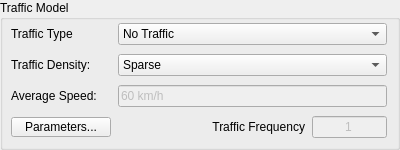
         <widget class="QGroupBox" name="groupBox_3">
          <property name="sizePolicy">
           <sizepolicy hsizetype="Preferred" vsizetype="Fixed">
            <horstretch>0</horstretch>
            <verstretch>0</verstretch>
           </sizepolicy>
          </property>
          <property name="minimumSize">
           <size>
            <width>0</width>
            <height>146</height>
           </size>
          </property>
          <property name="title">
           <string>Traffic Model</string>
          </property>
          <widget class="QWidget" name="gridLayoutWidget_2">
           <property name="geometry">
            <rect>
             <x>10</x>
             <y>20</y>
             <width>381</width>
             <height>121</height>
            </rect>
           </property>
           <layout class="QGridLayout" name="gridLayout_3">
            <property name="sizeConstraint">
             <enum>QLayout::SetDefaultConstraint</enum>
            </property>
            <property name="verticalSpacing">
             <number>6</number>
            </property>
            <item row="1" column="0">
             <widget class="QLabel" name="label_13">
              <property name="sizePolicy">
               <sizepolicy hsizetype="Preferred" vsizetype="Minimum">
                <horstretch>0</horstretch>
                <verstretch>0</verstretch>
               </sizepolicy>
              </property>
              <property name="minimumSize">
               <size>
                <width>100</width>
                <height>0</height>
               </size>
              </property>
              <property name="maximumSize">
               <size>
                <width>100</width>
                <height>16777215</height>
               </size>
              </property>
              <property name="text">
               <string>Traffic Density:</string>
              </property>
             </widget>
            </item>
            <item row="0" column="0">
             <widget class="QLabel" name="label_10">
              <property name="maximumSize">
               <size>
                <width>100</width>
                <height>16777215</height>
               </size>
              </property>
              <property name="text">
               <string>Traffic Type</string>
              </property>
             </widget>
            </item>
            <item row="2" column="0">
             <widget class="QLabel" name="label_14">
              <property name="maximumSize">
               <size>
                <width>100</width>
                <height>16777215</height>
               </size>
              </property>
              <property name="text">
               <string>Average Speed:</string>
              </property>
             </widget>
            </item>
            <item row="1" column="1" colspan="2">
             <widget class="QComboBox" name="comboTrafficDensity">
              <property name="minimumSize">
               <size>
                <width>0</width>
                <height>0</height>
               </size>
              </property>
              <property name="maximumSize">
               <size>
                <width>16777215</width>
                <height>16777215</height>
               </size>
              </property>
              <item>
               <property name="text">
                <string>Sparse</string>
               </property>
              </item>
              <item>
               <property name="text">
                <string>Middle</string>
               </property>
              </item>
              <item>
               <property name="text">
                <string>Dense</string>
               </property>
              </item>
             </widget>
            </item>
            <item row="2" column="1" colspan="2">
             <widget class="QLineEdit" name="editTrafficSpeed">
              <property name="enabled">
               <bool>false</bool>
              </property>
              <property name="sizePolicy">
               <sizepolicy hsizetype="Preferred" vsizetype="Fixed">
                <horstretch>0</horstretch>
                <verstretch>0</verstretch>
               </sizepolicy>
              </property>
              <property name="minimumSize">
               <size>
                <width>0</width>
                <height>20</height>
               </size>
              </property>
              <property name="maximumSize">
               <size>
                <width>16777215</width>
                <height>16777215</height>
               </size>
              </property>
              <property name="text">
               <string>60 km/h</string>
              </property>
             </widget>
            </item>
            <item row="0" column="1" colspan="2">
             <widget class="QComboBox" name="comboTraffic">
              <property name="enabled">
               <bool>true</bool>
              </property>
              <property name="minimumSize">
               <size>
                <width>0</width>
                <height>0</height>
               </size>
              </property>
              <property name="maximumSize">
               <size>
                <width>16777215</width>
                <height>16777215</height>
               </size>
              </property>
              <item>
               <property name="text">
                <string>No Traffic</string>
               </property>
              </item>
              <item>
               <property name="text">
                <string>Mixed Traffic</string>
               </property>
              </item>
              <item>
               <property name="text">
                <string>Vehicle Only Traffic</string>
               </property>
              </item>
             </widget>
            </item>
            <item row="3" column="0">
             <widget class="QPushButton" name="buttonTraffic">
              <property name="enabled">
               <bool>true</bool>
              </property>
              <property name="sizePolicy">
               <sizepolicy hsizetype="Minimum" vsizetype="Fixed">
                <horstretch>0</horstretch>
                <verstretch>0</verstretch>
               </sizepolicy>
              </property>
              <property name="minimumSize">
               <size>
                <width>0</width>
                <height>0</height>
               </size>
              </property>
              <property name="maximumSize">
               <size>
                <width>120</width>
                <height>20</height>
               </size>
              </property>
              <property name="baseSize">
               <size>
                <width>0</width>
                <height>20</height>
               </size>
              </property>
              <property name="layoutDirection">
               <enum>Qt::RightToLeft</enum>
              </property>
              <property name="text">
               <string>Parameters...</string>
              </property>
             </widget>
            </item>
            <item row="3" column="1">
             <widget class="QLabel" name="label_43">
              <property name="sizePolicy">
               <sizepolicy hsizetype="Minimum" vsizetype="Preferred">
                <horstretch>0</horstretch>
                <verstretch>0</verstretch>
               </sizepolicy>
              </property>
              <property name="minimumSize">
               <size>
                <width>0</width>
                <height>0</height>
               </size>
              </property>
              <property name="maximumSize">
               <size>
                <width>187</width>
                <height>16777215</height>
               </size>
              </property>
              <property name="layoutDirection">
               <enum>Qt::RightToLeft</enum>
              </property>
              <property name="text">
               <string>Traffic Frequency</string>
              </property>
              <property name="alignment">
               <set>Qt::AlignRight|Qt::AlignTrailing|Qt::AlignVCenter</set>
              </property>
             </widget>
            </item>
            <item row="3" column="2">
             <widget class="QLineEdit" name="editTrafficRatio">
              <property name="enabled">
               <bool>false</bool>
              </property>
              <property name="maximumSize">
               <size>
                <width>75</width>
                <height>16777215</height>
               </size>
              </property>
              <property name="text">
               <string>1</string>
              </property>
              <property name="alignment">
               <set>Qt::AlignCenter</set>
              </property>
             </widget>
            </item>
           </layout>
          </widget>
         </widget>
